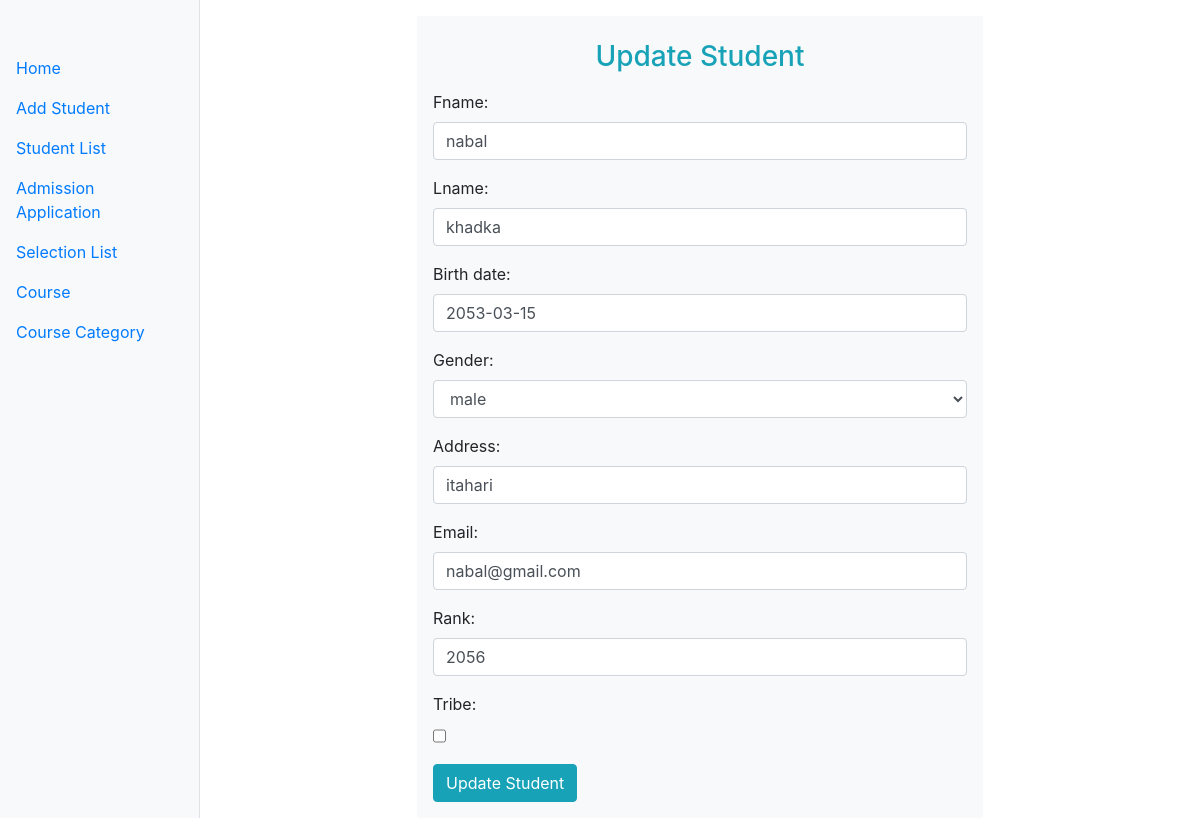
The app's page /app/update_student/1/ with its own data.
### app/models.py (models this page shows, shortened)
class Student(models.Model):
    fname = models.CharField(max_length=100)
    lname=models.CharField(max_length=100)
    birth_date = models.DateField()
    gender = models.CharField(max_length=100,choices=gender_choice)
    address = models.CharField(max_length=150)
    email = models.CharField(max_length=150)
    rank = models.IntegerField()
    roll_no = models.CharField(max_length=50,default="",unique=True)
    tribe = models.BooleanField(default=False)

### app/views/my_admin.py (the view, shortened to what this page needs)
# urls.py: path("update_student/<int:student_id>/",UpdateStudent.as_view(),name="update_student"),
class UpdateStudent(View):
    def get(self,request,student_id):
        try:
            student = Student.objects.get(id=student_id)
        except Student.DoesNotExist:
            return redirect("view_student")
        form = StudentForm(instance=student)
        context = {
            'form':form
        }
        return render(request,"my_admin/update_student.html",context)

### app/forms.py
class StudentForm(forms.ModelForm):
    class Meta:
        model = Student
        fields = ('fname','lname','birth_date','gender','address','email','rank','tribe')
        widgets = {
            'fname':forms.TextInput(attrs={'class':'form-control','placeholder':'Enter First Name'}),
            'lname':forms.TextInput(attrs={'class':'form-control','placeholder':'Enter Last Name'}),
            'birth_date':forms.DateInput(attrs={'class':'form-control','placeholder':'yyyy-mm-dd'}),
            'gender':forms.Select(attrs={'class':'form-control'}),
            'address':forms.TextInput(attrs={'class':'form-control','placeholder':'Enter Address'}),
            'email':forms.EmailInput(attrs={'class':'form-control','placeholder':'Enter Email'}),
            'rank':forms.NumberInput(attrs={'class':'form-control','placeholder':'Enter Rank'}),
            'tribe':forms.CheckboxInput(attrs={'class':'custom-control custom-checkbox'})
        }

### templates/my_admin/update_student.html (shortened to what this page needs)
{% extends 'admin_base/index.html' %}
{% block inner_content %}
    <div class="container mt-3">
        <div class="row">
            <div class="col-7 mx-auto p-3 bg-light">
                <form action="" method="POST">
                    <h3 class="text-info text-center p-2">Update Student</h3>
                    {% for field in form %}
                        <div class="form-group">
                            {{field.label_tag}}
                            {{field}}
                        </div>
                    {% endfor %}
                    <button type="submit" class="btn btn-info">Update Student</button>
                </form>
            </div>
        </div>
    </div>
{% endblock inner_content %}

### records on screen
Student: form "nabal" "khadka" "2053-03-15" "male" "itahari" "nabal@gmail.com" "2056"

### other values on screen
{{ field.label_tag }} "Fname:" "Lname:" "Birth date:" "Gender:" "Address:" "Email:" "Rank:" "Tribe:"
